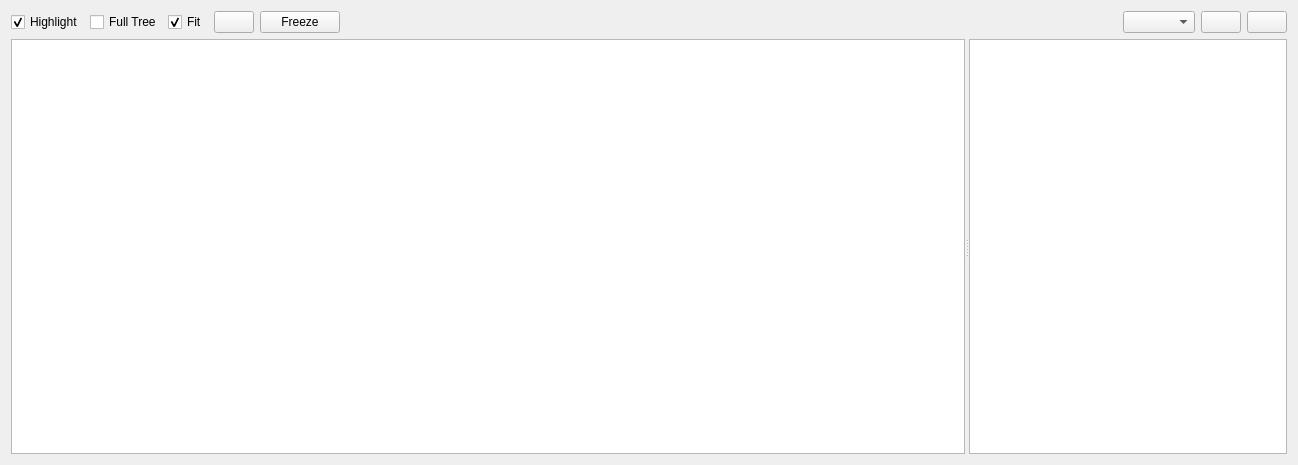
<?xml version="1.0" encoding="UTF-8"?>
<ui version="4.0">
 <class>RosGraphWidget</class>
 <widget class="QWidget" name="RosGraphWidget">
  <property name="enabled">
   <bool>true</bool>
  </property>
  <property name="geometry">
   <rect>
    <x>0</x>
    <y>0</y>
    <width>1298</width>
    <height>465</height>
   </rect>
  </property>
  <property name="windowTitle">
   <string>Stackmachine Viz</string>
  </property>
  <layout class="QVBoxLayout" name="verticalLayout" stretch="0,0">
   <item>
    <layout class="QHBoxLayout" name="horizontalLayout" stretch="0,0,0,0,0,0,0,0,0,0,0">
     <item>
      <widget class="QCheckBox" name="highlight_connections_check_box">
       <property name="toolTip">
        <string>Highlight incoming and outgoing connections on mouse over</string>
       </property>
       <property name="text">
        <string>Highlight</string>
       </property>
       <property name="checked">
        <bool>true</bool>
       </property>
      </widget>
     </item>
     <item>
        <widget class="QCheckBox" name="show_full_tree">
         <property name="toolTip">
          <string>Show the full tree instead of the current stack and its direct neighbors</string>
         </property>
         <property name="text">
          <string>Full Tree</string>
         </property>
         <property name="checked">
          <bool>false</bool>
         </property>
        </widget>
       </item>
     <item>
      <widget class="QCheckBox" name="auto_fit_graph_check_box">
       <property name="toolTip">
        <string>Automatically fit graph into view on update</string>
       </property>
       <property name="text">
        <string>Fit</string>
       </property>
       <property name="checked">
        <bool>true</bool>
       </property>
      </widget>
     </item>
     <item>
      <widget class="QPushButton" name="fit_in_view_push_button">
       <property name="toolTip">
        <string>Fit graph in view</string>
       </property>
       <property name="iconSize">
        <size>
         <width>16</width>
         <height>16</height>
        </size>
       </property>
      </widget>
     </item>
     <item>
      <widget class="QPushButton" name="freeze_push_button">
       <property name="enabled">
        <bool>true</bool>
       </property>
       <property name="sizePolicy">
        <sizepolicy hsizetype="Minimum" vsizetype="Fixed">
         <horstretch>0</horstretch>
         <verstretch>0</verstretch>
        </sizepolicy>
       </property>
       <property name="toolTip">
        <string>Freeze or unfreeze Viz</string>
       </property>
       <property name="text">
        <string>Freeze</string>
       </property>
       <property name="icon">
        <iconset theme="media-playback-pause">
         <normaloff>.</normaloff>.</iconset>
       </property>
       <property name="checkable">
        <bool>true</bool>
       </property>
       <property name="checked">
        <bool>false</bool>
       </property>
       <property name="autoDefault">
        <bool>false</bool>
       </property>
      </widget>
     </item>
     <item>
      <spacer name="horizontalSpacer">
       <property name="orientation">
        <enum>Qt::Horizontal</enum>
       </property>
       <property name="sizeHint" stdset="0">
        <size>
         <width>40</width>
         <height>20</height>
        </size>
       </property>
      </spacer>
     </item>
     <item>
      <widget class="QComboBox" name="dsd_selector_combo_box"/>
     </item>
    <item>
    <widget class="QPushButton" name="refresh_combobox_push_button">
        <property name="toolTip">
            <string>Refresh combobox</string>
        </property>
        <property name="iconSize">
            <size>
                <width>16</width>
                <height>16</height>
            </size>
        </property>
    </widget>
    </item>
     <item>
      <widget class="QPushButton" name="save_as_svg_push_button">
       <property name="toolTip">
        <string>Save as SVG</string>
       </property>
       <property name="icon">
        <iconset theme="document-save-as">
         <normaloff>.</normaloff>.</iconset>
       </property>
       <property name="iconSize">
        <size>
         <width>16</width>
         <height>16</height>
        </size>
       </property>
      </widget>
     </item>
    </layout>
   </item>
   <item>
<layout class="QHBoxLayout" name="horizontalLayout">
    <property name="spacing">
        <number>2</number>
    </property>
    <item>
        <widget class="QSplitter" name="splitter">
            <property name="orientation">
                <enum>Qt::Horizontal</enum>
            </property>
            <widget class="InteractiveGraphicsView" name="graphics_view">
                <property name="sizePolicy">
                    <sizepolicy hsizetype="Preferred" vsizetype="Preferred">
                        <horstretch>3</horstretch>
                        <verstretch>0</verstretch>
                    </sizepolicy>
                </property>
                <property name="renderHints">
                    <set>QPainter::Antialiasing|QPainter::HighQualityAntialiasing|QPainter::SmoothPixmapTransform|QPainter::TextAntialiasing</set>
                </property>
                <property name="resizeAnchor">
                    <enum>QGraphicsView::AnchorViewCenter</enum>
                </property>
            </widget>
            <widget class="QTreeView" name="stack_prop_tree_view">
                <property name="sizePolicy">
                    <sizepolicy hsizetype="Preferred" vsizetype="Preferred">
                        <horstretch>1</horstretch>
                        <verstretch>0</verstretch>
                    </sizepolicy>
                </property>
                <property name="minimumSize">
                    <size>
                        <width>0</width>
                        <height>0</height>
                    </size>
                </property>
            </widget>
        </widget>
    </item>
</layout>

   </item>
  </layout>
 </widget>
 <customwidgets>
  <customwidget>
   <class>InteractiveGraphicsView</class>
   <extends>QGraphicsView</extends>
   <header>rqt_graph.interactive_graphics_view</header>
  </customwidget>
 </customwidgets>
 <resources/>
 <connections/>
</ui>
